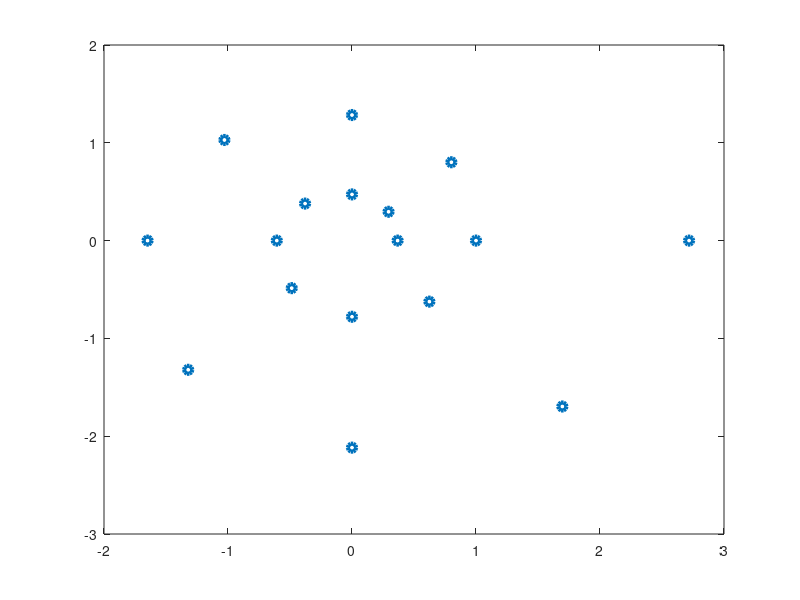
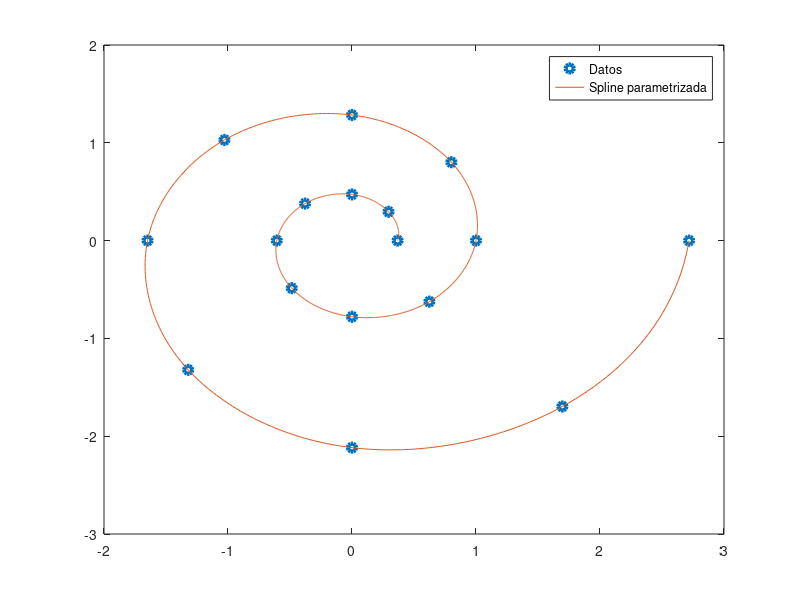

These charts were generated, in order, by the following MATLAB code:
%% 
clear
clc

load("espiral.mat")

%% a)

figure;
plot(x,y,'o','LineWidth',3)

%% b)

% Parametrizacion de las coordenadas
idx = 1:length(x);
xx = 1:0.01:idx(end);

% Interpolador spline por cada coordenada
sx = spline(idx, x, xx);
sy = spline(idx, y, xx);

% Grafico de la espiral
figure;
plot(x,y,'o','LineWidth',3)
hold on
plot(sx, sy)
hold off
legend('Datos','Spline parametrizada')

